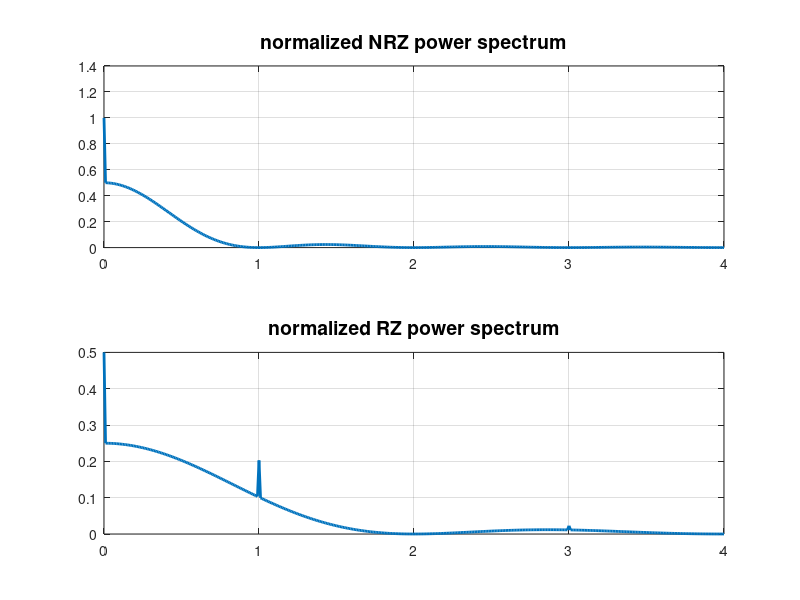

Recreate this plot in MATLAB.
function power_spectrum_nrz_rz
% plot frequency power spectrum of NRZ and RZ (unipolar) random data
% pulse amplitude is set to sqrt(2) and 2 respectively to normalize signal
% power to unity
%
Rb=1;  % data rate in bits/sec
Tb = 1/Rb;
f = 0:0.01:4*Rb; % frequency points
% NRZ, unipolar  
%x =pi*Tb*f;
x =Tb*f;
temp1 = sinc(x);  % sinc(x) = sin(pi*x)/(pi*x)
temp2 = delta(f);
%temp2 = temp2(:);

%[k,l] = size(temp1);
%[m,n] = size(temp2);
%fprintf('length of temp1 = %d  length of temp2 = %d\n', length(temp1), length(temp2));
%fprintf('size of temp1 = %d %d  size of temp2 = %d %d\n', k,l,m,n);
amp=sqrt(2);
P_nrz = (amp^2)*Tb/4*(temp1.*temp1).*(1+temp2/Tb);

% RZ, unipolar
x =Tb*f/2;
temp1 = sinc(x);
for k=-20:20
   dlt(k+21,:)=delta(f(:)-k/(Tb));
   end;
   temp2 = sum(dlt,1);
%temp2 = temp2(:);
amp=2;
P_rz = (amp^2)*Tb/16*(temp1.*temp1).*(1+temp2./(Tb));
fprintf('P_rz at 0 is = %8.3f \n', P_rz(1,1) );

subplot(2,1,1);
plot(f,P_nrz,'LineWidth',2);
title('normalized NRZ power spectrum','FontSize',14);
%ylabel('Magnitude of P(f)');
grid;


subplot(2,1,2);
plot(f,P_rz,'LineWidth',2);
title('normalized RZ power spectrum','FontSize',14);
%ylabel('Magnitude of P(f)');
grid;


function dirac = delta(x)
    for i=1:length(x)
        if x(i)==0
      dirac(i)=1;
        else
      dirac(i)=0;
        end;
    end;
end

end
